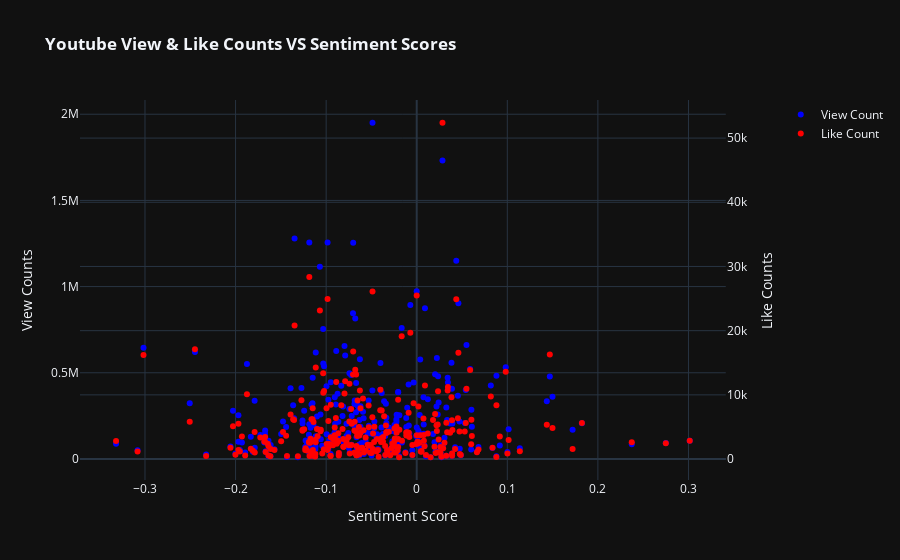

The notebook cell this image was saved under:
### Markdown cell above
Find the interactive graph [here](https://cjunwon.github.io/Youtube-Data-Analysis/).

Prior to analysis, I predicted that the plotted view count graph would display a 'U' shape, where videos with more provocative videos (bad and good) getting more views. I also predicted that the like count plots would show a linear pattern, with more positive videos showing more like counts.

However, both the view and like count plots are closer to a normal distribution. This could be explained by the fact that a user's choice in liking a video is determined by various factors (not just the emotions charged through the video) and differ amongst individuals.

Hovering over the interactive graph, it can be seen that videos with more extreme sentiment scores have view and like counts much closer than those with more neutral scores. This shows that a greater ratio of these videos' viewers like the video. One assumption we can make is that videos that generate more extreme sentiments have more viewers in agreement with the video's content.

### Code cell
from re import template


fig = make_subplots(specs=[[{'secondary_y': True}]])

fig.add_trace(
        go.Scatter(
        x=video_comp_sentiments['avg_comp_sentiment'],
        y=video_comp_sentiments['vid_viewcount'],
        name='View Count',
        mode='markers',
        marker_color='Blue',
        text=video_comp_sentiments['vid_title'],
        hovertemplate='<b>%{text}</b> <br>Sentiment Value: %{x} <br>View Count: %{y}'),
        secondary_y=False
)

fig.add_trace(go.Scatter(
    x=video_comp_sentiments['avg_comp_sentiment'],
    y=video_comp_sentiments['vid_likecount'],
    name='Like Count',
    mode='markers',
    marker_color='Red',
    text=video_comp_sentiments['vid_title'],
    hovertemplate='<b>%{text}</b> <br>Sentiment Value: %{x} <br>Like Count: %{y}'),
    secondary_y=True
)

fig.update_layout(
    title="<b>Youtube View & Like Counts VS Sentiment Scores<b>",
    xaxis_title="Sentiment Score",
    template='plotly_dark'
)

fig.update_yaxes(title_text="View Counts", secondary_y=False)
fig.update_yaxes(title_text="Like Counts", secondary_y=True)

fig.show(renderer='vscode')

pio.write_html(fig, file='index.html', auto_open=True)

### Figure 1 — Plotly figure (JSON) as saved in the notebook; plotly's stock layout.template omitted (floating-point values rounded to 4 significant figures; data arrays with more than 128 entries replaced by an {"elided": "..."} marker saying what was removed)
{"data": [{"hovertemplate": "<b>%{text}</b> <br>Sentiment Value: %{x} <br>View Count: %{y}", "marker": {"color": "Blue"}, "mode": "markers", "name": "View Count", "text": {"elided": "287 str values"}, "type": "scatter", "x": {"elided": "287 float values"}, "xaxis": "x", "y": {"elided": "287 int values"}, "yaxis": "y"}, {"hovertemplate": "<b>%{text}</b> <br>Sentiment Value: %{x} <br>Like Count: %{y}", "marker": {"color": "Red"}, "mode": "markers", "name": "Like Count", "text": {"elided": "287 str values"}, "type": "scatter", "x": {"elided": "287 float values"}, "xaxis": "x", "y": {"elided": "287 int values"}, "yaxis": "y2"}], "layout": {"title": {"text": "<b>Youtube View & Like Counts VS Sentiment Scores<b>"}, "xaxis": {"anchor": "y", "domain": [0, 0.94], "title": {"text": "Sentiment Score"}}, "yaxis": {"anchor": "x", "domain": [0, 1], "title": {"text": "View Counts"}}, "yaxis2": {"anchor": "x", "overlaying": "y", "side": "right", "title": {"text": "Like Counts"}}}}
